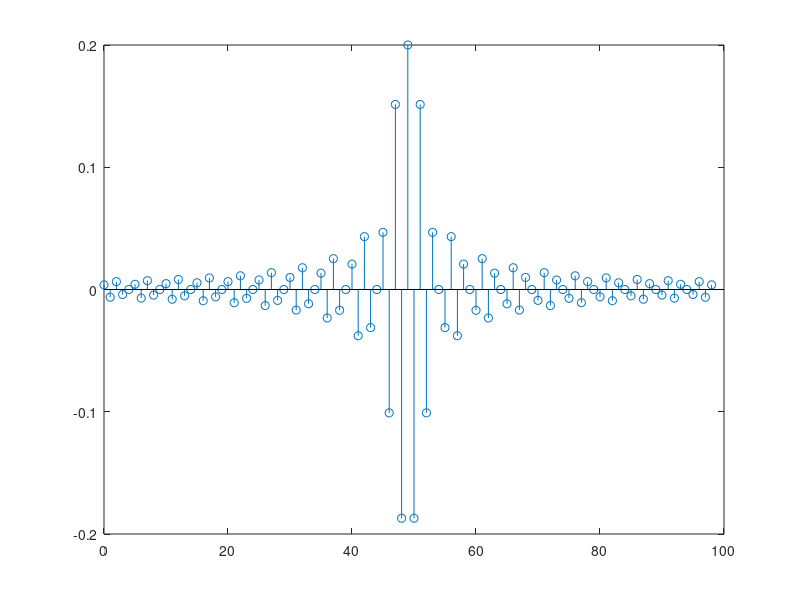
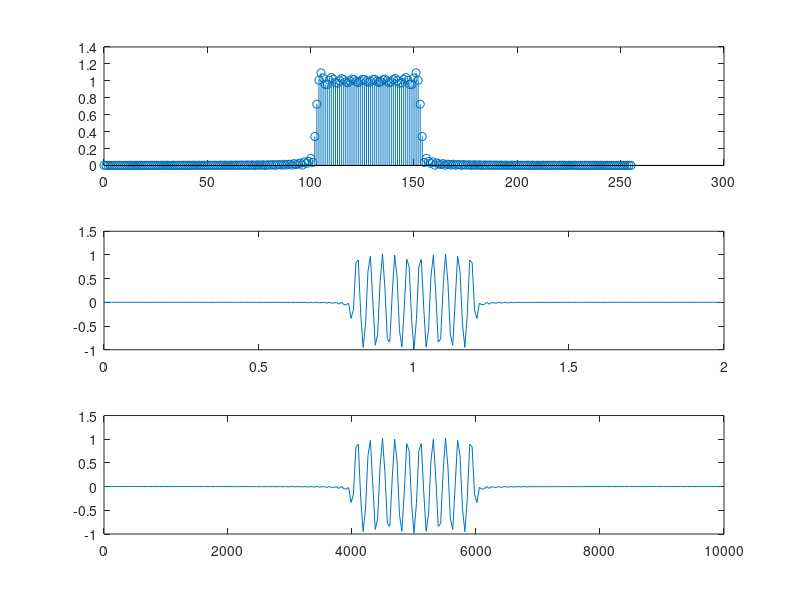
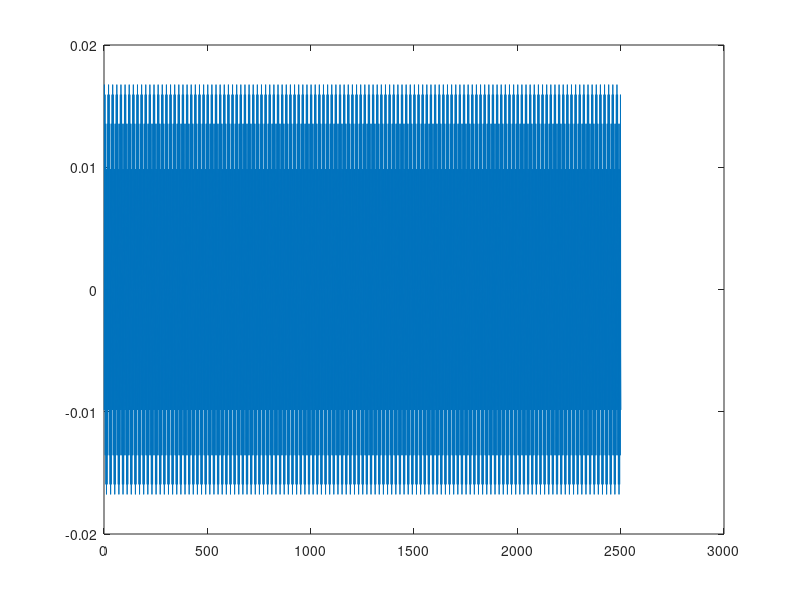

The MATLAB script that drew these images, in order:
clc;
clear all;

Fs = 10000;
Ts = 1/Fs;
FcH = 4000;
WcH = 2*pi*FcH/Fs;
Wc = pi - WcH;

L = 99;
c = (L+1)/2;
h = zeros(1,L);

for n=1:(c-1)
    h(n) = sin(Wc*(n-c))/(pi*(n-c));
end

h(c) = Wc/pi;

for k =1:(c-1)
    h(c+k) = h(c-k);
end

n=0:L-1;

h = (-1).^(n-c+1).*h;
figure;
stem(0:L-1,h);
n = log2(L);
n = ceil(n);
N = max(256,2^n);
H = fft(h,N);

figure;
subplot(3,1,1);
stem(0:N-1,abs(H));

%digital frequencies.
w= 0:2*pi/N:2*pi - 2*pi/N;
w = w/pi;
subplot(3,1,2);
plot(w,H);

%analog frequencies.
f = 0:Fs/N:Fs-Fs/N;
subplot(3,1,3);
plot(f,H);

nTs = 0:Ts:1;
x1 = cos(2*pi*3500*nTs);
y1 = conv(x1, h);
figure;
plot(y1(L:L+2500));
